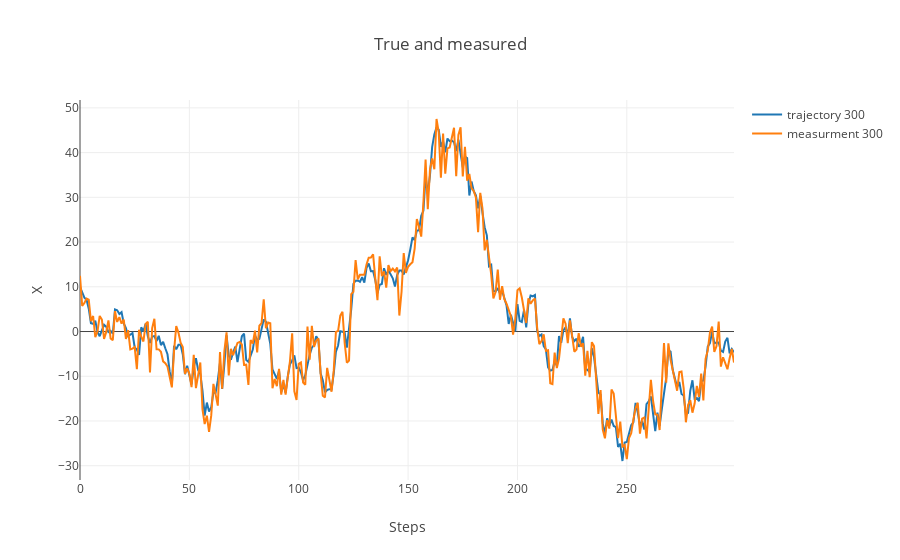

The notebook cell this image was saved under:
### Code cell
data = [
    go.Scatter(
        y=traj300,
        name='trajectory 300'
    ),
    go.Scatter(
        y=meaz300,
        name='measurment 300'
    ),
]

layout= go.Layout(
    title= 'True and measured',
    xaxis= dict(
        title= 'Steps',
    ),
    yaxis=dict(
        title= 'X',
    ),
    showlegend= True
)
fig= go.Figure(data=data, layout=layout)
iplot(fig)

### Figure 1 — Plotly figure (JSON) as saved in the notebook; plotly's stock layout.template omitted (floating-point values rounded to 4 significant figures; data arrays with more than 128 entries replaced by an {"elided": "..."} marker saying what was removed)
{"data": [{"name": "trajectory 300", "type": "scatter", "uid": "cf57ab74-ca36-11e8-a6f4-20c9d081d2d3", "y": {"elided": "300 float values"}}, {"name": "measurment 300", "type": "scatter", "uid": "cf57add8-ca36-11e8-a472-20c9d081d2d3", "y": {"elided": "300 float values"}}], "layout": {"showlegend": true, "title": "True and measured", "xaxis": {"title": "Steps"}, "yaxis": {"title": "X"}}}
